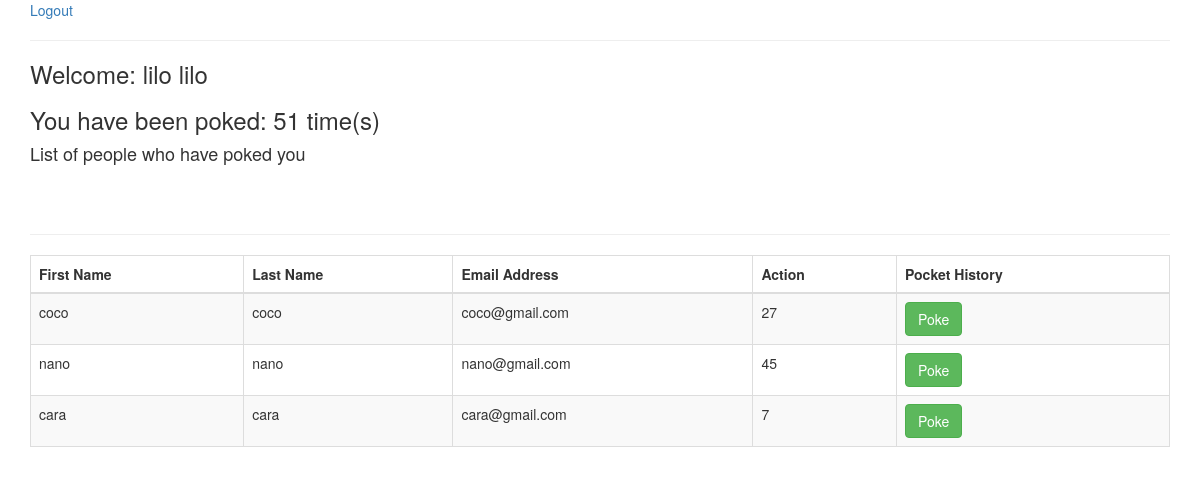
The page /dashboard (signed in) on the database its author committed.
### apps/models.py (models this page shows)
class User(models.Model):
	first_name = models.TextField(blank=False, max_length=20, null=True)
	last_name = models.TextField(blank=False, max_length=20,null=True)
	email = models.TextField(blank=False, max_length=20,null=True)
	description = models.TextField(blank=False, max_length=500,null=True)
	password = models.TextField(blank=False, max_length=20,null=True)
	created_at = models.DateField(null=True)
	updated_at = models.DateField(null=True)
	class Meta:
		db_table = 'user'

### apps/views.py (the view)
# urls.py: path('dashboard', views.dashboard),
def dashboard(request):
	print ("User Dashboard")
	if "user_id" in request.session:
		users = User.objects.all().exclude(id=request.session['user_id'])
		pokes = Poke.objects.all().values('poked_id').distinct()
		user_poke_count = Poke.objects.all().filter(poked=request.session['user_id'])
		list_of_users = Poke.objects.filter(poked=request.session['user_id']).exclude(id=request.session['user_id']).values('poker').distinct()
		user = User.objects.get(id=request.session['user_id'])
		current_user = User.objects.get(id=request.session['user_id'])
		context = {'current_user': current_user,'user': user, 'users': users, 'pokes': pokes, 'user_poke_count': user_poke_count, 'list_of_users': list_of_users }
		return render(request, 'dashboard.html', context)
	else:
		del request.session
		return redirect('/')

### apps/templates/dashboard.html (shortened to what this page needs)
<!DOCTYPE html>
<html>
<head>
	<link rel="stylesheet" href="https://maxcdn.bootstrapcdn.com/bootstrap/3.3.5/css/bootstrap.min.css">
</head>
<body>
<div class="container">
	<a href="/logout">Logout</a></h4>
	<hr>
	<h3>Welcome: {{user.first_name}} {{user.last_name}}</h3>
	{% if user_poke_count.count == 0 %}
		<h3>No one has poked you yet</h3>
	{%else %}
		<h3> You have been poked: {{user_poke_count.count}} time(s) </h3>
		<h4>List of people who have poked you</h4>
		{% for list_of_user in list_of_users %}
		<br>
		{%endfor%}
	{%endif%}
	<hr>
	<table class="table class table-bordered table-striped table-hovered">
		<thead>
			<tr>
				<th>First Name</th>
				<th>Last Name</th>
				<th>Email Address</th>
				<th>Action</th>
				<th>Pocket History</th>
			</tr>
		</thead>
		<tbody>
			{% for user in users %}
			<tr>
				<td>{{user.first_name}}</td>
				<td>{{user.last_name}}</td>
				<td>{{user.email}}</td>
		{% for poke in pokes %}
			{% if poke.poked_id == user.id %}
				<td>{{user.pokedpokes.count}}</td>
			{%endif%}
		{%endfor%}
				<td><a href="/pokes/{{user.id}}/"><button class="btn btn-success">Poke</button></a></td>
			</tr>
		{%endfor%}
		</tbody>
	</table>
</div>
</body>
</html>

### rows shown on the page
User: first_name "lilo", last_name "lilo"
User: first_name "coco", last_name "coco", email "coco@gmail.com", pokedpokes.count "27"
User: first_name "nano", last_name "nano", email "nano@gmail.com", pokedpokes.count "45"
User: first_name "cara", last_name "cara", email "cara@gmail.com", pokedpokes.count "7"

### other values the page prints
{{ user_poke_count.count }} "51"
